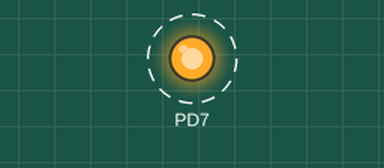
The program below on a simulated ATmega328P, built with avr-gcc and emulated at 16 MHz. Shown: output pins drawn as LEDs (lit = HIGH). Dashed ring = blinking.

Above: at 0.05 s.
Timing chart, 0 to 3.0 s (numbered marks = the images above):
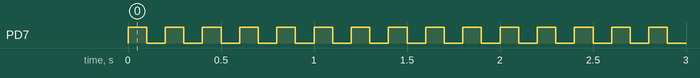

Measured:
- by itself, PD7: alternates HIGH for 0.10 s and LOW for 0.10 s

The program:

main.c
```c
#include <avr/io.h>
#include <util/delay.h>

#define F_CPU 16000000UL

int main(void)
{
    /* Gravity CH1 = Arduino D7 = ATmega328P PORTD bit 7 */
    DDRD |= _BV(DDD7);

    for (;;) {
        PORTD |= _BV(PORTD7);
        _delay_ms(100);

        PORTD &= (uint8_t)~_BV(PORTD7);
        _delay_ms(100);
    }
}
```
